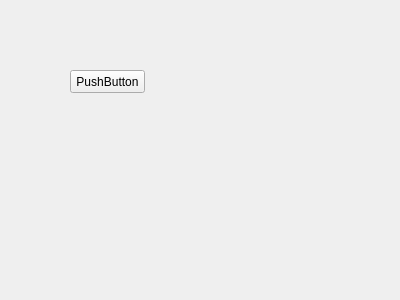
<?xml version="1.0" encoding="UTF-8"?>
<ui version="4.0">
 <class>Frame</class>
 <widget class="QFrame" name="Frame">
  <property name="geometry">
   <rect>
    <x>0</x>
    <y>0</y>
    <width>400</width>
    <height>300</height>
   </rect>
  </property>
  <property name="windowTitle">
   <string>Frame</string>
  </property>
  <widget class="PushButton" name="pushButton">
   <property name="geometry">
    <rect>
     <x>70</x>
     <y>70</y>
     <width>75</width>
     <height>23</height>
    </rect>
   </property>
   <property name="text">
    <string>PushButton</string>
   </property>
  </widget>
 </widget>
 <customwidgets>
  <customwidget>
   <class>PushButton</class>
   <extends>QPushButton</extends>
   <header location="global">qfluentwidgets</header>
  </customwidget>
 </customwidgets>
 <resources/>
 <connections/>
</ui>
